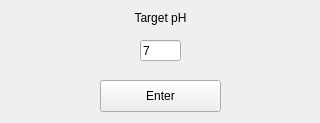
<?xml version="1.0" encoding="UTF-8"?>
<ui version="4.0">
 <class>Form</class>
 <widget class="QWidget" name="Form">
  <property name="geometry">
   <rect>
    <x>0</x>
    <y>0</y>
    <width>320</width>
    <height>123</height>
   </rect>
  </property>
  <property name="windowTitle">
   <string>Enter Target pH</string>
  </property>
  <widget class="QLineEdit" name="pH">
   <property name="geometry">
    <rect>
     <x>140</x>
     <y>40</y>
     <width>41</width>
     <height>21</height>
    </rect>
   </property>
   <property name="text">
    <string>7</string>
   </property>
  </widget>
  <widget class="QLabel" name="solutionType">
   <property name="geometry">
    <rect>
     <x>20</x>
     <y>10</y>
     <width>281</width>
     <height>16</height>
    </rect>
   </property>
   <property name="text">
    <string>Target pH</string>
   </property>
   <property name="alignment">
    <set>Qt::AlignCenter</set>
   </property>
  </widget>
  <widget class="QPushButton" name="enterButton">
   <property name="geometry">
    <rect>
     <x>100</x>
     <y>80</y>
     <width>121</width>
     <height>32</height>
    </rect>
   </property>
   <property name="text">
    <string>Enter</string>
   </property>
  </widget>
 </widget>
 <resources/>
 <connections/>
</ui>
